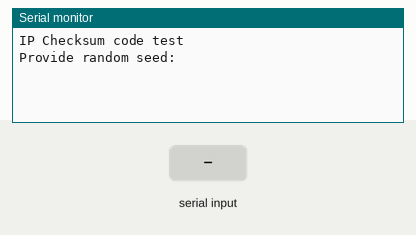
The sketch below on a simulated Arduino Uno, built with avr-gcc and run on an emulated ATmega328P. Parts: the last lines printed to the serial monitor. The inputs (shaded band) are chosen by the test bench. Random numbers use the default seed unless the sketch sets one.

Above: at 0.8 s.
0.9 s: "1" received over Serial
At 1.9 s:
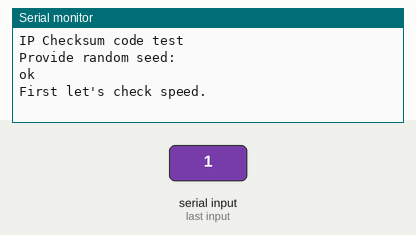
At 5.4 s:
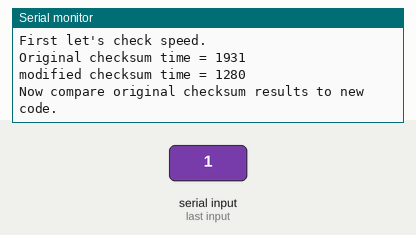

Measured:
- after the input at 0.9 s, the serial monitor: prints a new line at once (image 1)

The sketch:

ipchecksum_test.ino
```cpp
#define IP_PROTO_UDP_V 0
#define IP_PROTO_TCP_V 1

uint8_t gPB[576];

/*
 * Improved ip checksum code, by Bill Westfield
 * So, back in the mid 1980s when MIT was first developing PC-IP, I noticed that
 * you could speed up the IP checksum algorithm by using loop instructions that
 * don't modify carry, and avoid the extra effort applied to handling end-around-carry
 * on (nearly all) microprocessors with extended precision add instructions ("adc")
 * Somewhat later, when assembler is being deprecated, we notice that explicit
 * manipulation of carry is NOT something that C can do, and perhaps that means
 * that the ip checksum can still benefit from being implemented in assembly language.
 * This inline-assembly version of the fill_checksum function from the Arduino EtherCard
 * library (and others) is less than half the size, and more than twice the speed, of
 * the original version...
 */
 uint16_t __attribute__((noinline)) fill_checksum2(uint8_t dest, uint8_t off, uint16_t len, uint8_t type);
 uint16_t fill_checksum2(uint8_t dest, uint8_t off, uint16_t len, uint8_t type) {
    const uint8_t* ptr = gPB + off;
    uint16_t sum = type==1 ? IP_PROTO_UDP_V+len-8 :
                   type==2 ? IP_PROTO_TCP_V+len-8 : 0;
    asm volatile(
  " cpi %A[len], 0  ; check length. incidentally clear carry \n\t"
  " brne 3f \n\t"
  "  dec %B[len]    ;  (lsb len of zero requires handling.) \n\t"
      "3: ld __tmp_reg__, %a0+    ;start with high byte (big-endian data) \n\t"
  " adc %B[sum], __tmp_reg__ \n\t"
  " dec %A[len]     ; 16bit decrement of count \n\t"
  " brne  0f    ;  note that dec does not affect carry. \n\t"
  "  dec %B[len] \n\t"
  "  brmi  1f \n"
      "0: ld __tmp_reg__, %a0+ \n\t"
  " adc %A[sum], __tmp_reg__ \n\t"
  " dec %A[len] \n\t"
  " brne 3b \n\t"
  "  dec %B[len] \n\t"
  "  brge 3b \n\t"
  " adc %B[sum], __zero_reg__ \n\t"
      "1: adc %A[sum], __zero_reg__ ;add last possible carry bit. \n\t"
  " adc %B[sum], __zero_reg__ \n\t"
// Again? " adc %A1, __zero_reg__ \n\t adc %B1, __zero_reg__ \n\t"
// Consider these all to be outputs, even though some are nominally inputs, since
// they get modified/trashed by the function
      : /* Outputs */ [ptr] "+e"(ptr), [sum] "+w"(sum), [len] "+w"(len)
      : /* Inputs */
  /* : Clobbers  "(ptr)" */
      );
    return ~sum;
}

 uint16_t __attribute__((noinline)) fill_checksum(uint8_t, uint8_t , uint16_t ,uint8_t);
 uint16_t fill_checksum(uint8_t dest, uint8_t off, uint16_t len,uint8_t type) {
    const uint8_t* ptr = gPB + off;
    uint32_t sum = type==1 ? IP_PROTO_UDP_V+len-8 :
                   type==2 ? IP_PROTO_TCP_V+len-8 : 0;
    while(len >1) {
        sum += (uint16_t) (((uint32_t)*ptr<<8)|*(ptr+1));
        ptr+=2;
        len-=2;
    }
    if (len)
        sum += ((uint32_t)*ptr)<<8;
    while (sum>>16)
        sum = (uint16_t) sum + (sum >> 16);
    uint16_t ck = ~ (uint16_t) sum;
    return(ck);
}

long reps = 0, failures = 0;
volatile int dest=0, off = 0, len = 60, type = IP_PROTO_TCP_V;

void setup() {
  uint16_t c1, c2;

  Serial.begin(9600);
  Serial.println(F("IP Checksum code test\nProvide random seed:"));
  while (Serial.read() < 0)
    ;
  randomSeed(micros());
  Serial.println(F("ok\n\nFirst let's check speed."));

  /* First, let's do some timings. */
  for (int i = 0; i < sizeof(gPB); i++) {
    /* Fill our "packet" with random data */
    gPB[i] = random(256);
  }
  unsigned long starttime = millis();
  for (int i=0; i < 100; i++) {
    for (int len = 40; len < sizeof(gPB); len += 5) {
     volatile uint16_t c1 =  fill_checksum(dest, 0, len, type);
    }
  }
  Serial.print(F("Original checksum time = "));
  Serial.println(millis() - starttime);

  starttime = millis();
  for (int i=0; i < 100; i++) {
    for (int len = 40; len < sizeof(gPB); len += 5) {
     volatile uint16_t c2 =  fill_checksum2(dest, 0, len, type);
    }
  }
  Serial.print(F("modified checksum time = "));
  Serial.println(millis() - starttime);
  Serial.println(F("\nNow compare original checksum results to new code.\n"));
#if 0
  for (int i = 0; i < 100; i++) {
    gPB[i] = 0xFF;
  }
  c1 =  fill_checksum(dest, off, 80, type);
  c2 =  fill_checksum2(dest, off, 80, type);
  if (c1 != c2) {
    Serial.println(F("Failure for all ones."));
  }
  c1 =  fill_checksum(dest, off, 81, type);
  c2 =  fill_checksum2(dest, off, 81, type);
  if (c1 != c2) {
    Serial.println(F("Failure for all ones."));
  }
#endif
}


void loop() {
  reps++;
  if ((reps & 0x1F) == 0) {
    Serial.print(F("Reps completed: "));
    Serial.println(reps);
    if (failures > 0) {
      Serial.print(F("****************  Failures: "));
      Serial.println(failures);
      Serial.println();
    }
  }
  for (int i = 0; i < sizeof(gPB); i++) {
    /* Fill our "packet" with random data */
    gPB[i] = random(256);
  }

  uint16_t c1, c2;
  for (int len = 40; len < sizeof(gPB); len += random(10)) {
    c1 =  fill_checksum(dest, off, len, type);
    c2 =  fill_checksum2(dest, off, len, type);
    if (c1 != c2) {
      failures++;
      Serial.print(F("\nChecksum mismatch! \nLength = "));
      Serial.println(len);
      Serial.print(F("Original Checksum algorithm: "));
      Serial.println(c1, HEX);
      Serial.print(F("Modified Checksum algorithm: "));
      Serial.println(c2, HEX);
      delay(1000);
    }
  }
}
```
